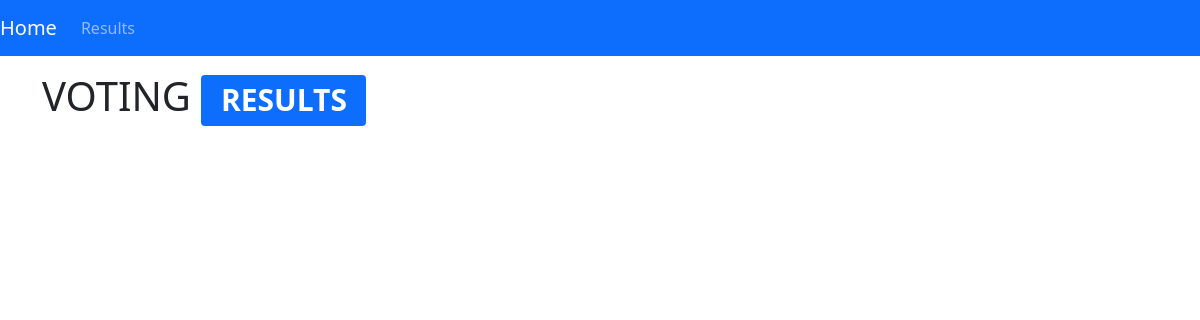
Before: /results/ with the older database file.
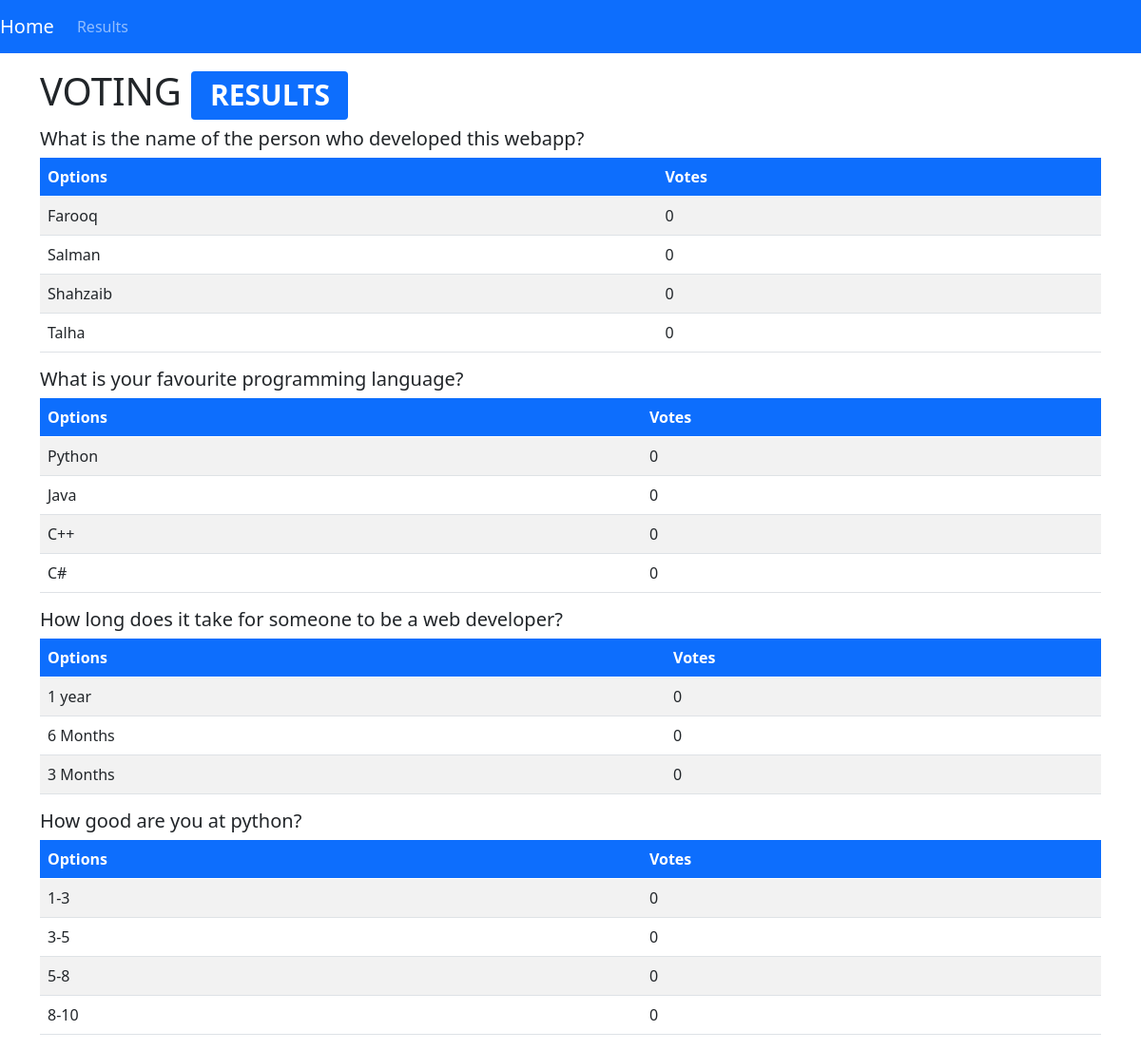
After: the same page with the newer database file.
### djangolab/models.py (models this page shows, shortened)
class Question(models.Model):
    question_text = models.CharField(max_length=255)
    pub_date = models.DateTimeField(auto_now=True)

class Options(models.Model):
    question = models.ForeignKey(Question, on_delete = models.CASCADE)
    choice_text = models.CharField(max_length=100)
    votes = models.IntegerField(default=0)

### djangolab/views.py (the view)
# urls.py: path('results/', showResults)
def showResults(request):
    questions = Question.objects.all()
    return render(request, "djangolab/results.html", {"data":questions})

### djangolab/templates/djangolab/results.html (shortened to what this page needs)
{% extends "djangolab/base.html" %}
{% block content %}
    <div class="container mt-3">
        <h1>VOTING <span class="badge bg-primary">RESULTS</span></h1>
        {% if data %}
            {% for question in data %}
                <h5>{{ question.question_text }}</h5>
                <table class="table table-striped">
                    <thead>
                        <tr class="bg-primary" style="color: white;">
                            <th scope="col">Options</th>
                            <th scope="col">Votes</th>
                        </tr>
                    </thead>
                    <tbody>
                        {% for options in question.options_set.all %}
                            <tr>
                                <td>{{ options.choice_text }}</td>
                                <td>{{ options.votes }}</td>
                            </tr>
                        {% endfor %}
                    </tbody>
                </table>
            {% endfor %}
        {% endif %}
    </div>
{% endblock content %}

Changed rows visible on the page:
added Question: question_text "What is the name of the person who developed this webapp?"
added Options: choice_text "Farooq", votes "0", shown under "What is the name of the person who developed this webapp?"
added Options: choice_text "Salman", votes "0", shown under "What is the name of the person who developed this webapp?"
added Options: choice_text "Shahzaib", votes "0", shown under "What is the name of the person who developed this webapp?"
added Options: choice_text "Talha", votes "0", shown under "What is the name of the person who developed this webapp?"
added Question: question_text "What is your favourite programming language?"
added Options: choice_text "Python", votes "0", shown under "What is your favourite programming language?"
added Options: choice_text "Java", votes "0", shown under "What is your favourite programming language?"
added Options: choice_text "C++", votes "0", shown under "What is your favourite programming language?"
added Options: choice_text "C#", votes "0", shown under "What is your favourite programming language?"
added Question: question_text "How long does it take for someone to be a web developer?"
added Options: choice_text "1 year", votes "0", shown under "How long does it take for someone to be a web developer?"
added Options: choice_text "6 Months", votes "0", shown under "How long does it take for someone to be a web developer?"
added Options: choice_text "3 Months", votes "0", shown under "How long does it take for someone to be a web developer?"
added Question: question_text "How good are you at python?"
added Options: choice_text "1-3", votes "0", shown under "How good are you at python?"
added Options: choice_text "3-5", votes "0", shown under "How good are you at python?"
added Options: choice_text "5-8", votes "0", shown under "How good are you at python?"
added Options: choice_text "8-10", votes "0", shown under "How good are you at python?"
